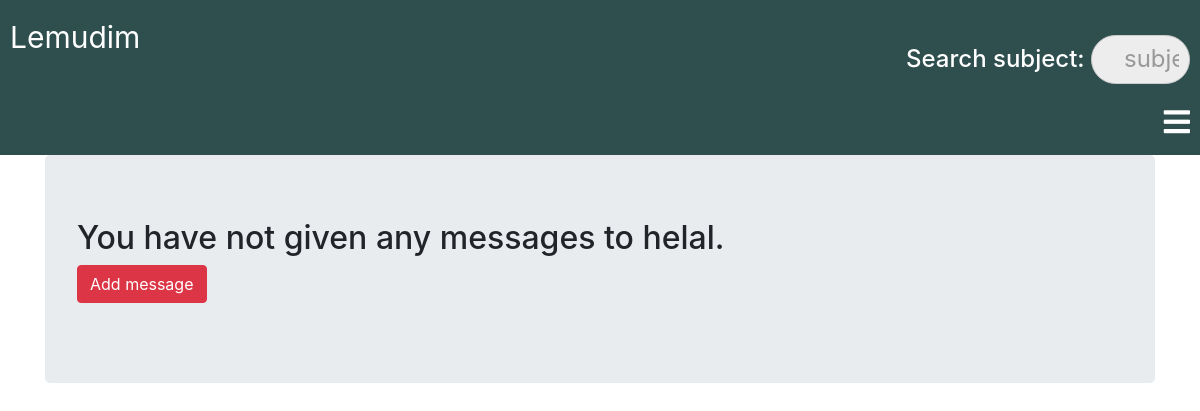
Before: /classroom/student/13/msg_list (signed in) with the older database file.
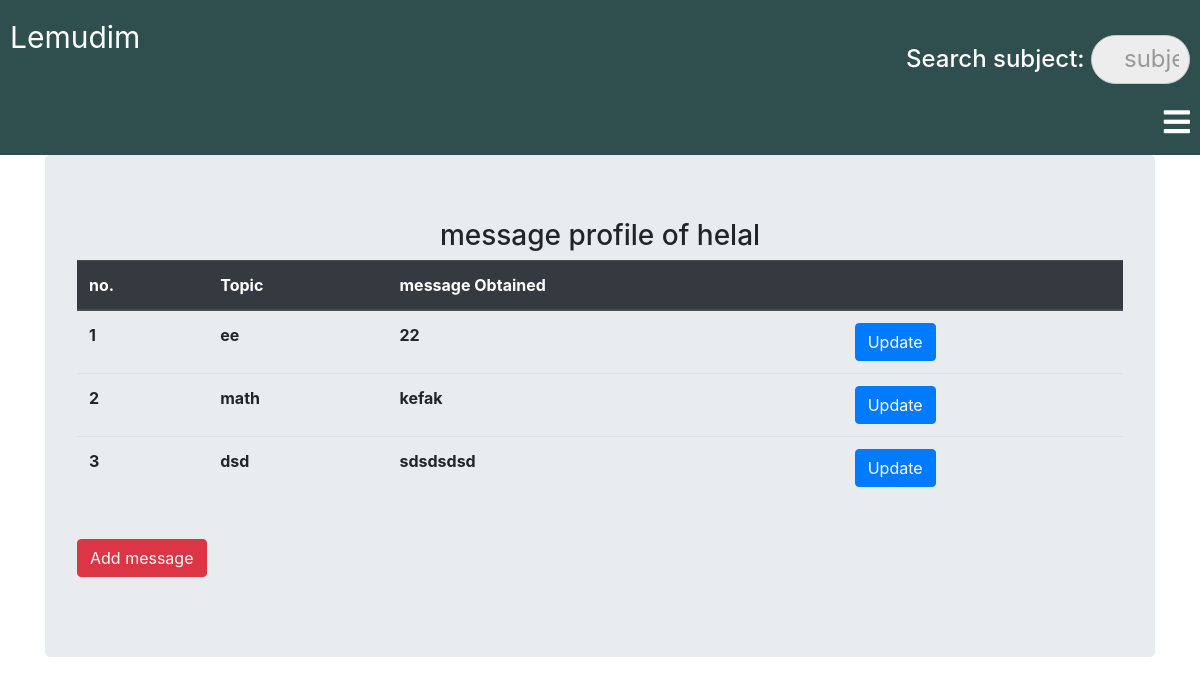
After: the same page with the newer database file.
### classroom/models.py (models this page shows, shortened)
class Student(models.Model):
    user = models.OneToOneField(User, on_delete=models.CASCADE, primary_key=True, related_name='Student')
    name = models.CharField(max_length=250)
    student_of = models.CharField(max_length=250)
    language = models.CharField(max_length=250)
    email = models.EmailField(max_length=250)
    phone = models.CharField(max_length=250)
    student_profile_pic = models.ImageField(upload_to="classroom/student_profile_pic", blank=True)
    class Meta:
        ordering = ['language']

class StudentMsg(models.Model):
    teacher = models.ForeignKey(Teacher, related_name='given_msg', on_delete=models.CASCADE)
    student = models.ForeignKey(Student, related_name="msg", on_delete=models.CASCADE)
    subject_name = models.CharField(max_length=250)
    msg_obtained = models.TextField()

### classroom/views.py (the view)
@login_required
def student_msg_list(request, pk):
    error = True
    student = get_object_or_404(models.Student,pk=pk)
    teacher = request.user.Teacher
    given_msg = StudentMsg.objects.filter(teacher=teacher,student=student)
    return render(request,'classroom/student_msg_list.html',{'student':student,'given_msg':given_msg})

### template/classroom/student_msg_list.html
{% extends 'classroom/base.html' %}
{% block content %}
<div class="container">
  <div class="jumbotron">
{% if given_msg.count == 0 %}
<h2>You have not given any messages to {{ student.name }}.</h2>
{% else %}
<h3>message profile of {{ student.name }}</h3>
<table class='table'>
  <thead class="thead-dark">
    <tr>
      <th scope="col">no.</th>
      <th scope="col">Topic</th>
      <th scope="col">message Obtained</th>
      <th scope="col"></th>
    </tr>
  </thead>
  <tbody>
    {% for msg in given_msg %}
    <tr>
      <th scope="row">{{ forloop.counter }}</th>
      <th>{{ msg.subject_name }}</th>
      <th>{{ msg.msg_obtained }}</th>
      <th> <a class="btn btn-primary" href="{% url 'classroom:update_msg' pk=msg.pk %}">Update</a> </th>
    </tr>
    {% endfor %}
  </tbody>
</table>
<br>
{% endif %}
<p> <a class="btn btn-danger" href="{% url 'classroom:enter_msg' pk=student.pk %}">Add message</a> </p>
</div>
</div>
{% endblock %}

Changed rows visible on the page:
added StudentMsg: subject_name "ee", msg_obtained "22"
added StudentMsg: subject_name "math", msg_obtained "kefak"
added StudentMsg: subject_name "dsd", msg_obtained "sdsdsdsd"
Other visible differences:
text no longer shown: "You have not given any messages to ."
text now shown: "message profile of no. Topic message Obtained"
